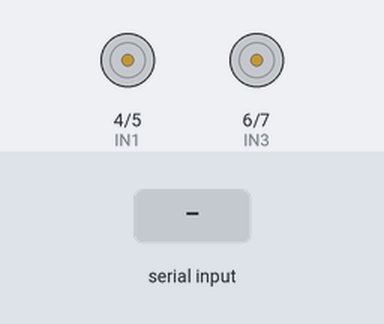
Bench run of a sketch on a simulated Arduino Uno, built with avr-gcc and run on an emulated ATmega328P. On the bench: motor-driver pin pairs drawn as motors (green arrow = first pin HIGH = forward, orange = second pin HIGH = backward, longer = more drive). The inputs (shaded band) are chosen by the test bench.

Above: at 1.2 s.
1.3 s: "1" received over Serial
At 2.3 s:
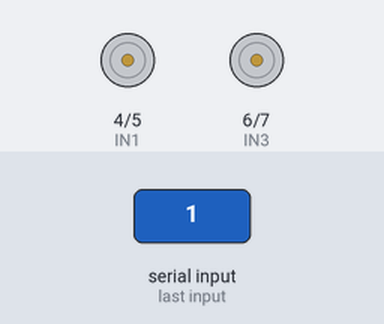
2.9 s: "2" received over Serial
At 3.5 s:
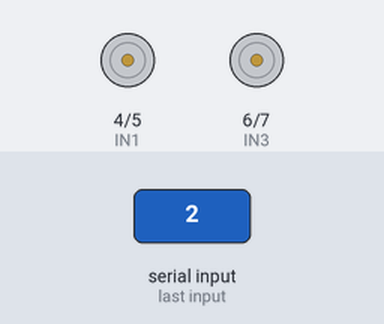
4.5 s: "3" received over Serial
At 5.8 s:
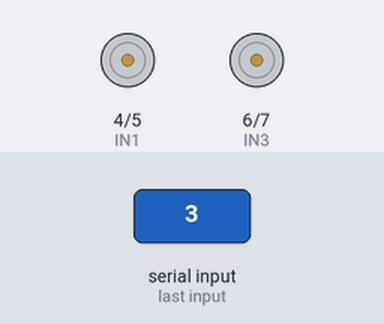
6.1 s: "4" received over Serial
At 7.1 s:
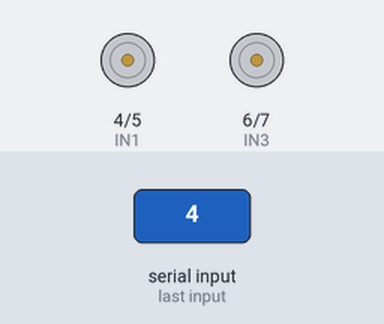
Timing chart, 0 to 8.7 s (numbered marks = the images above; inputs shaded):
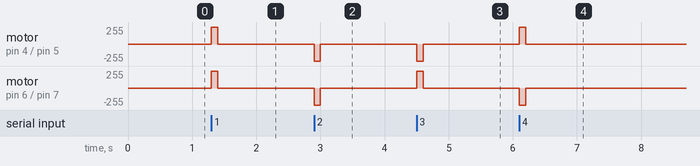

The sketch:

sketch_dec05a.ino
```cpp
# define IN1 4
# define IN2 5
# define IN3 6
# define IN4 7
void setup() {
  pinMode(IN1,OUTPUT);pinMode(IN2,OUTPUT);pinMode(IN3,OUTPUT);pinMode(IN4,OUTPUT);
  Serial.begin(9600);
}
void loop() {
  if (Serial.available()>0){
    char data=Serial.read();
    if (data=='1') fd();
    else if (data=='2') bw();
    else if (data=='3') right();
    else if (data=='4') left();
  }
}
void fd(){
  digitalWrite(IN1,HIGH);digitalWrite(IN3,HIGH); delay(100);
  digitalWrite(IN1,LOW);digitalWrite(IN3,LOW);
}

void bw(){
  digitalWrite(IN2,HIGH);digitalWrite(IN4,HIGH); delay(100);
  digitalWrite(IN2,LOW);digitalWrite(IN4,LOW);
}

void right(){
  digitalWrite(IN2,HIGH);digitalWrite(IN3,HIGH); delay(100);
  digitalWrite(IN2,LOW);digitalWrite(IN3,LOW);
}

void left(){
  digitalWrite(IN1,HIGH);digitalWrite(IN4,HIGH); delay(100);
  digitalWrite(IN1,LOW);digitalWrite(IN4,LOW);
}
```

Measured:
- after the input at 1.3 s, motor on pin 4 (IN1) / pin 5 (IN2), motor on pin 6 (IN3) / pin 7 (IN4): stopped → forward 255/255 at once, → stopped 0.10 s later
- after the input at 2.9 s, motor on pin 4 (IN1) / pin 5 (IN2), motor on pin 6 (IN3) / pin 7 (IN4): stopped → backward 255/255 at once, → stopped 0.10 s later
- after the input at 4.5 s, motor on pin 4 (IN1) / pin 5 (IN2): stopped → backward 255/255 at once, → stopped 0.10 s later; motor on pin 6 (IN3) / pin 7 (IN4): stopped → forward 255/255 at once, → stopped 0.10 s later
- after the input at 6.1 s, motor on pin 4 (IN1) / pin 5 (IN2): stopped → forward 255/255 at once, → stopped 0.10 s later; motor on pin 6 (IN3) / pin 7 (IN4): stopped → backward 255/255 at once, → stopped 0.10 s later
